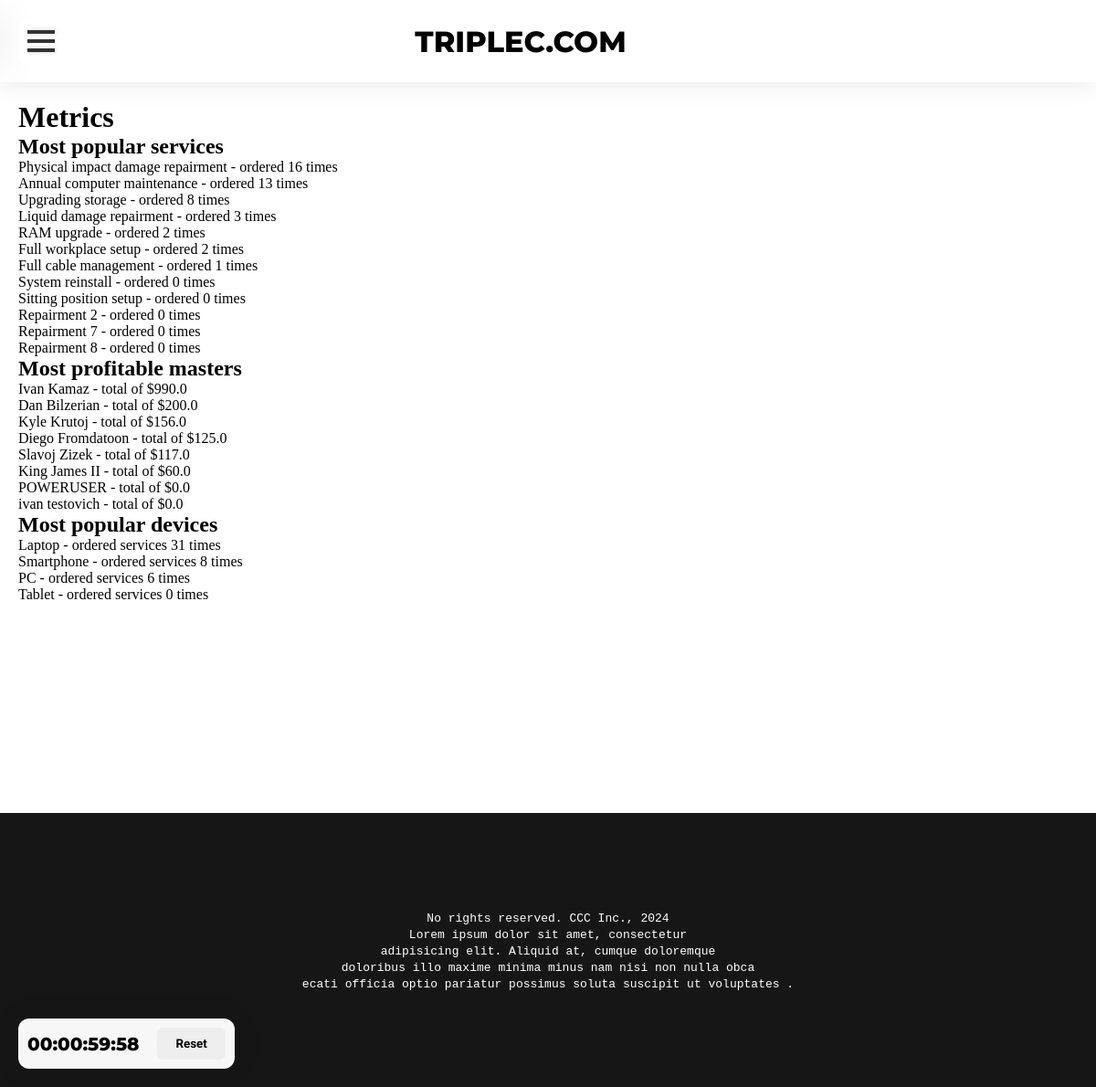
Page /metrics/ (signed in) on the committed database.
### service_app/models.py (models this page shows, shortened)
class Service(models.Model):
    service_type_id = models.ForeignKey(ServiceType, on_delete=models.CASCADE)
    name = models.CharField("Service name", max_length=100)
    description = models.CharField("Service description", max_length=200)
    base_price_in_usd = models.FloatField("Base service price in USD without parts")
    device_types = models.ManyToManyField(DeviceType)

class Master(models.Model):
    user = models.ForeignKey(User, on_delete=models.CASCADE)
    name = models.CharField("Master name", max_length=100)
    experience_in_years = models.IntegerField("Work experience in years")
    speciality = models.ForeignKey(MasterSpeciality, on_delete=models.CASCADE)
    photo = models.ImageField('Profile picture for master', null=True)
    phone_number = models.CharField('Phone number', max_length=15, default="80291112233")

class DeviceType(models.Model):
    name = models.CharField("Device type name", max_length=100)
    description = models.CharField("Device type description", max_length=200)

### metric_app/views.py (the view)
# urls.py: path('', views.non_graph_metrics),
@user_passes_test(is_superuser)
@login_required
def non_graph_metrics(request):
    m1 = services_ordered_by_popularity()
    metric1 = {
        'name': 'Most popular services',
        'list': m1
    }
    m2 = most_profitable_master()
    metric2 = {
        'name': 'Most profitable masters',
        'list': m2
    }
    m3 = most_popular_devices()
    metric3 = {
        'name': 'Most popular devices',
        'list': m3
    }
    print(metric1)
    return render(request, 'metric_app/metrics.html', {'metric1': metric1, 'metric2': metric2, 'metric3': metric3})

### cart_app/models.py (called while the page is built)
    def count_total(self):
        total = 0.0
        for component in self.additional_components.all():
            total += component.price_in_usd
        return total + self.service.base_price_in_usd

### metric_app/views.py (called while the page is built)
def is_superuser(user):
    return user.is_superuser

def services_ordered_by_popularity():
    services = Service.objects.all()
    result = {}
    for service in services:
        count = 0
        entries = OrderEntry.objects.all()
        for entry in entries:
            if entry.service.id == service.id:
                count += 1
        result[service.name] = count
    return dict(sorted(result.items(), reverse=True, key=lambda el: el[1]))

def most_profitable_master():
    masters = Master.objects.all()
    result = {}
    for master in masters:
        total = 0.0
        entries = OrderEntry.objects.filter(master=master)
        for entry in entries:
            total += entry.count_total()
        result[master.name] = total
    return dict(sorted(result.items(), reverse=True, key=lambda el: el[1]))

def most_popular_devices():
    device_types = DeviceType.objects.all()
    result = {}
    for device_type in device_types:
        count = 0
        entries = OrderEntry.objects.filter(device_type=device_type)
        for entry in entries:
            count += 1
        result[device_type.name] = count
    return dict(sorted(result.items(), reverse=True, key=lambda el: el[1]))

### metric_app/templates/metric_app/metrics.html (shortened to what this page needs)
{% extends 'mainapp/layout.html' %}
{% block main_block %}
    <h1>Metrics</h1>
    <h2>{{ metric1.name }}</h2>
    {% for service, count in metric1.list.items %}
        {{ service }} -  ordered {{ count }} times
        <br>
    {% endfor %}
    <h2>{{ metric2.name }}</h2>
    {% for master, total in metric2.list.items %}
        {{ master }} - total of ${{ total }}
        <br>
    {% endfor %}
    <h2>{{ metric3.name }}</h2>
    {% for device_type, count in metric3.list.items %}
        {{ device_type }} - ordered services {{ count }} times
        <br>
    {% endfor %}
{% endblock %}

### static/style.css (style rules this page uses)
* { margin: 0; padding: 0; box-sizing: border-box; }
body { margin: 0 !important; }

### rows in the picture
Service: list "Physical impact damage repairment"
Service: list "Annual computer maintenance"
Service: list "Upgrading storage"
Service: list "Liquid damage repairment"
Service: list "RAM upgrade"
Service: list "Full workplace setup"
Service: list "Full cable management"
Service: list "System reinstall"
Service: list "Sitting position setup"
Service: list "Repairment 2"
Service: list "Repairment 7"
Service: list "Repairment 8"
Master: list "Ivan Kamaz"
Master: list "Dan Bilzerian"
Master: list "Kyle Krutoj"
Master: list "Diego Fromdatoon"
Master: list "Slavoj Zizek"
Master: list "King James II"
Master: list "POWERUSER"
Master: list "ivan testovich"
DeviceType: list "Laptop"
DeviceType: list "Smartphone"
DeviceType: list "PC"
DeviceType: list "Tablet"

### other values in the picture
{{ metric1.name }} "Most popular services"
{{ count }} "16" "13" "8" "3" "2" "2" "1" "0" "0" "0" "0" "0"
{{ metric2.name }} "Most profitable masters"
{{ total }} "990.0" "200.0" "156.0" "125.0" "117.0" "60.0" "0.0" "0.0"
{{ metric3.name }} "Most popular devices"
{{ count }} "31" "8" "6" "0"
